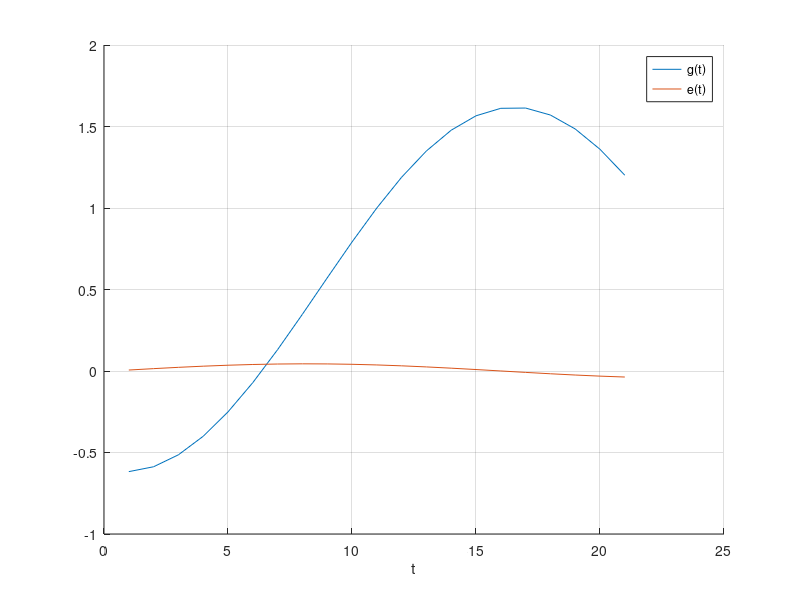

The MATLAB script that drew this image:
%Определение характеристик точности САР при регулярных воздействиях

clear;
x=-1:0.1:1;
g=cos(x).^2+sin(2*x);
y=-10:1:10;
e=0.04*(-sin(2*x)./2 + cos(2*x)) + 0.002*(sin(x).^2 - 2*sin(2*x) - cos(x).^2) + 0.0008*(sin(2*x)./2 - cos(2*x));
hold on; plot(g); plot(e); xlabel('t'); legend('g(t)', 'e(t)'); hold off; grid on;
